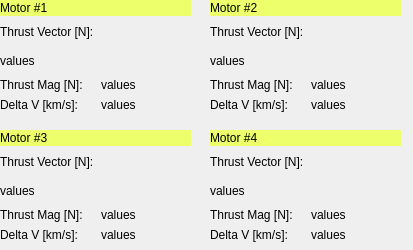
<?xml version="1.0" encoding="UTF-8"?>
<ui version="4.0">
 <class>wgtRover</class>
 <widget class="QWidget" name="wgtRover">
  <property name="geometry">
   <rect>
    <x>0</x>
    <y>0</y>
    <width>413</width>
    <height>250</height>
   </rect>
  </property>
  <property name="windowTitle">
   <string>Frame</string>
  </property>
  <property name="lineWidth" stdset="0">
   <number>0</number>
  </property>
  <widget class="QLabel" name="label">
   <property name="geometry">
    <rect>
     <x>0</x>
     <y>0</y>
     <width>191</width>
     <height>16</height>
    </rect>
   </property>
   <property name="styleSheet">
    <string notr="true">background-color: rgb(237, 255, 106);</string>
   </property>
   <property name="text">
    <string>Motor #1</string>
   </property>
  </widget>
  <widget class="QWidget" name="verticalLayoutWidget">
   <property name="geometry">
    <rect>
     <x>0</x>
     <y>20</y>
     <width>196</width>
     <height>92</height>
    </rect>
   </property>
   <layout class="QVBoxLayout" name="verticalLayout">
    <item>
     <widget class="QLabel" name="label_7">
      <property name="text">
       <string>Thrust Vector [N]:</string>
      </property>
     </widget>
    </item>
    <item>
     <widget class="QLabel" name="thruster1Vector">
      <property name="text">
       <string>values</string>
      </property>
     </widget>
    </item>
    <item>
     <layout class="QGridLayout" name="gridLayout">
      <item row="0" column="1">
       <widget class="QLabel" name="thruster1Mag">
        <property name="text">
         <string>values</string>
        </property>
       </widget>
      </item>
      <item row="0" column="0">
       <widget class="QLabel" name="label_13">
        <property name="text">
         <string>Thrust Mag [N]:</string>
        </property>
       </widget>
      </item>
      <item row="1" column="0">
       <widget class="QLabel" name="label_14">
        <property name="text">
         <string>Delta V [km/s]:</string>
        </property>
       </widget>
      </item>
      <item row="1" column="1">
       <widget class="QLabel" name="thruster1deltaV">
        <property name="text">
         <string>values</string>
        </property>
       </widget>
      </item>
     </layout>
    </item>
   </layout>
  </widget>
  <widget class="QWidget" name="verticalLayoutWidget_2">
   <property name="geometry">
    <rect>
     <x>210</x>
     <y>20</y>
     <width>196</width>
     <height>92</height>
    </rect>
   </property>
   <layout class="QVBoxLayout" name="verticalLayout_2">
    <item>
     <widget class="QLabel" name="label_8">
      <property name="text">
       <string>Thrust Vector [N]:</string>
      </property>
     </widget>
    </item>
    <item>
     <widget class="QLabel" name="thruster2Vector">
      <property name="text">
       <string>values</string>
      </property>
     </widget>
    </item>
    <item>
     <layout class="QGridLayout" name="gridLayout_3">
      <item row="0" column="0">
       <widget class="QLabel" name="label_17">
        <property name="text">
         <string>Thrust Mag [N]:</string>
        </property>
       </widget>
      </item>
      <item row="1" column="0">
       <widget class="QLabel" name="label_24">
        <property name="text">
         <string>Delta V [km/s]:</string>
        </property>
       </widget>
      </item>
      <item row="0" column="1">
       <widget class="QLabel" name="thruster2Mag">
        <property name="text">
         <string>values</string>
        </property>
       </widget>
      </item>
      <item row="1" column="1">
       <widget class="QLabel" name="thruster2deltaV">
        <property name="text">
         <string>values</string>
        </property>
       </widget>
      </item>
     </layout>
    </item>
   </layout>
  </widget>
  <widget class="QWidget" name="verticalLayoutWidget_3">
   <property name="geometry">
    <rect>
     <x>0</x>
     <y>150</y>
     <width>196</width>
     <height>92</height>
    </rect>
   </property>
   <layout class="QVBoxLayout" name="verticalLayout_3">
    <item>
     <widget class="QLabel" name="label_9">
      <property name="text">
       <string>Thrust Vector [N]:</string>
      </property>
     </widget>
    </item>
    <item>
     <widget class="QLabel" name="thruster3Vector">
      <property name="text">
       <string>values</string>
      </property>
     </widget>
    </item>
    <item>
     <layout class="QGridLayout" name="gridLayout_4">
      <item row="0" column="0">
       <widget class="QLabel" name="label_25">
        <property name="text">
         <string>Thrust Mag [N]:</string>
        </property>
       </widget>
      </item>
      <item row="1" column="0">
       <widget class="QLabel" name="label_26">
        <property name="text">
         <string>Delta V [km/s]:</string>
        </property>
       </widget>
      </item>
      <item row="0" column="1">
       <widget class="QLabel" name="thruster3Mag">
        <property name="text">
         <string>values</string>
        </property>
       </widget>
      </item>
      <item row="1" column="1">
       <widget class="QLabel" name="thruster3deltaV">
        <property name="text">
         <string>values</string>
        </property>
       </widget>
      </item>
     </layout>
    </item>
   </layout>
  </widget>
  <widget class="QLabel" name="label_2">
   <property name="geometry">
    <rect>
     <x>210</x>
     <y>0</y>
     <width>191</width>
     <height>16</height>
    </rect>
   </property>
   <property name="styleSheet">
    <string notr="true">background-color: rgb(237, 255, 106);</string>
   </property>
   <property name="text">
    <string>Motor #2</string>
   </property>
  </widget>
  <widget class="QLabel" name="label_3">
   <property name="geometry">
    <rect>
     <x>0</x>
     <y>130</y>
     <width>191</width>
     <height>16</height>
    </rect>
   </property>
   <property name="styleSheet">
    <string notr="true">background-color: rgb(237, 255, 106);</string>
   </property>
   <property name="text">
    <string>Motor #3</string>
   </property>
  </widget>
  <widget class="QLabel" name="label_4">
   <property name="geometry">
    <rect>
     <x>210</x>
     <y>130</y>
     <width>191</width>
     <height>16</height>
    </rect>
   </property>
   <property name="styleSheet">
    <string notr="true">background-color: rgb(237, 255, 106);</string>
   </property>
   <property name="text">
    <string>Motor #4</string>
   </property>
  </widget>
  <widget class="QWidget" name="verticalLayoutWidget_4">
   <property name="geometry">
    <rect>
     <x>210</x>
     <y>150</y>
     <width>196</width>
     <height>92</height>
    </rect>
   </property>
   <layout class="QVBoxLayout" name="verticalLayout_4">
    <item>
     <widget class="QLabel" name="label_10">
      <property name="text">
       <string>Thrust Vector [N]:</string>
      </property>
     </widget>
    </item>
    <item>
     <widget class="QLabel" name="thruster3Vector_2">
      <property name="text">
       <string>values</string>
      </property>
     </widget>
    </item>
    <item>
     <layout class="QGridLayout" name="gridLayout_5">
      <item row="0" column="0">
       <widget class="QLabel" name="label_27">
        <property name="text">
         <string>Thrust Mag [N]:</string>
        </property>
       </widget>
      </item>
      <item row="1" column="0">
       <widget class="QLabel" name="label_28">
        <property name="text">
         <string>Delta V [km/s]:</string>
        </property>
       </widget>
      </item>
      <item row="0" column="1">
       <widget class="QLabel" name="thruster3Mag_2">
        <property name="text">
         <string>values</string>
        </property>
       </widget>
      </item>
      <item row="1" column="1">
       <widget class="QLabel" name="thruster3deltaV_2">
        <property name="text">
         <string>values</string>
        </property>
       </widget>
      </item>
     </layout>
    </item>
   </layout>
  </widget>
 </widget>
 <resources/>
 <connections/>
</ui>
